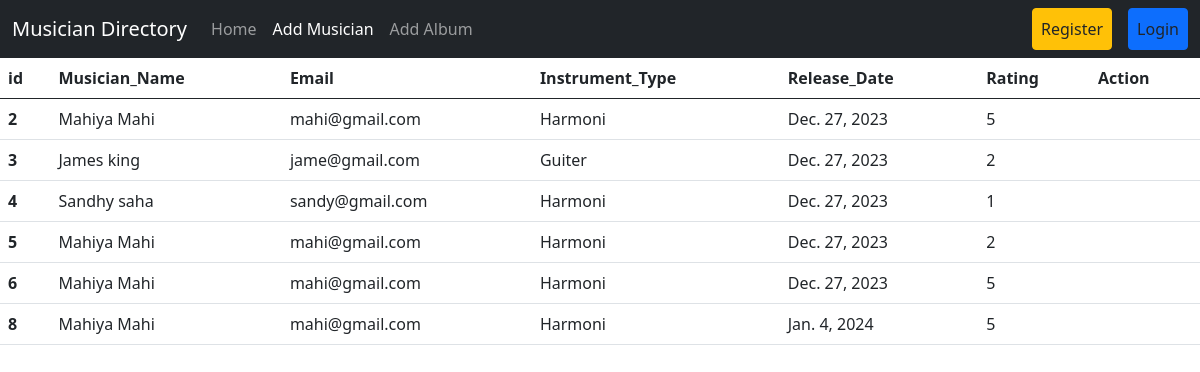
The page / on the database its author committed.
### Album/models.py (models this page shows, shortened)
class AlbumModel(models.Model):
    Album_name = models.CharField(max_length=200)
    release_date = models.DateField()
    Rating = models.IntegerField(choices=[(i, i) for i in range(1, 6)])
    musicians = models.ForeignKey(MusicianModel, on_delete=models.CASCADE, default=None)

### Musician/models.py (models this page shows, shortened)
class MusicianModel(models.Model):
    id = models.AutoField(primary_key=True)
    Musician_Name = models.CharField(max_length=50)
    Email = models.EmailField()
    Phone_no = models.CharField(max_length=15)
    Instrument_Type = models.CharField(max_length=100)

### Musician_Directory/views.py (the view)
# urls.py: path('', views.home, name='homepage'),
def home(request):
    data = AlbumModel.objects.all()
    return render(request, 'home.html', {'data': data})

### templates/home.html (shortened to what this page needs)
{% extends 'base.html' %}
{% block content %}
<table class="table caption-top">
    <thead>
      <tr>
        <th scope="col">id</th>
        <th scope="col">Musician_Name</th>
        <th scope="col">Email</th>
        <th scope="col">Instrument_Type</th>
        <th scope="col">Release_Date</th>
        <th scope="col">Rating</th>
        <th scope="col">Action</th>
      </tr>
    </thead>
    <tbody>
        {% for music in data %}
      <tr>
        <th scope="row">{{ music.id }}</th>
        <td>{{ music.musicians.Musician_Name }}</td>
        <td>{{ music.musicians.Email }}</td>
        <td>{{ music.musicians.Instrument_Type }}</td>
        <td>{{ music.release_date }}</td>
        <td>{{ music.Rating }}</td>
        <td>{{ music.musician.Action }}</td>
      </tr>
      {% endfor %}
    </tbody>
</table>
{% endblock %}

### templates/base.html (shortened to what this page needs)
<!DOCTYPE html>
<html lang="en">
  <head>
    <link
      href="https://cdn.jsdelivr.net/npm/bootstrap@5.0.2/dist/css/bootstrap.min.css"
      rel="stylesheet"
    />
  </head>
  <body>
    <nav class="navbar navbar-expand-lg navbar-dark bg-dark">
      <div class="container-fluid">
        <a class="navbar-brand" href="#">Musician Directory</a>
        <div class="collapse navbar-collapse" id="navbarSupportedContent">
          <ul class="navbar-nav me-auto mb-2 mb-lg-0">
            <li class="nav-item">
                <a class="nav-link" href="{% url 'homepage'%}">Home</a>
              </li>
            <li class="nav-item">
                <a class="nav-link active" aria-current="page" href="{% url 'add_musician'%}">Add Musician</a>
            </li>
            <li class="nav-item">
                <a class="nav-link" href="{% url 'add_album'%}">Add Album</a>
            </li>
          </ul>
          <div class="d-flex">
            <ul class="navbar-nav me-auto mb-2 mb-lg-0">
              <li class="nav-item  mx-3">
                <a class="nav-link btn btn-warning text-dark " href="{% url 'register'%}">Register</a>
              </li>
              <li class="nav-item">
                <a class="nav-link btn btn-primary text-dark " href="{% url 'user_login'%}">Login</a>
              </li>
          </ul>
          </div>
        </div>
      </div>
    </nav>
    {% block content %}
    {% endblock %}
  </body>
</html>

### rows shown on the page
AlbumModel: id "2", musicians.Musician_Name "Mahiya Mahi", musicians.Email "mahi@gmail.com", musicians.Instrument_Type "Harmoni", release_date "Dec. 27, 2023", Rating "5"
AlbumModel: id "3", musicians.Musician_Name "James king", musicians.Email "jame@gmail.com", musicians.Instrument_Type "Guiter", release_date "Dec. 27, 2023", Rating "2"
AlbumModel: id "4", musicians.Musician_Name "Sandhy saha", musicians.Email "sandy@gmail.com", musicians.Instrument_Type "Harmoni", release_date "Dec. 27, 2023", Rating "1"
AlbumModel: id "5", musicians.Musician_Name "Mahiya Mahi", musicians.Email "mahi@gmail.com", musicians.Instrument_Type "Harmoni", release_date "Dec. 27, 2023", Rating "2"
AlbumModel: id "6", musicians.Musician_Name "Mahiya Mahi", musicians.Email "mahi@gmail.com", musicians.Instrument_Type "Harmoni", release_date "Dec. 27, 2023", Rating "5"
AlbumModel: id "8", musicians.Musician_Name "Mahiya Mahi", musicians.Email "mahi@gmail.com", musicians.Instrument_Type "Harmoni", release_date "Jan. 4, 2024", Rating "5"
